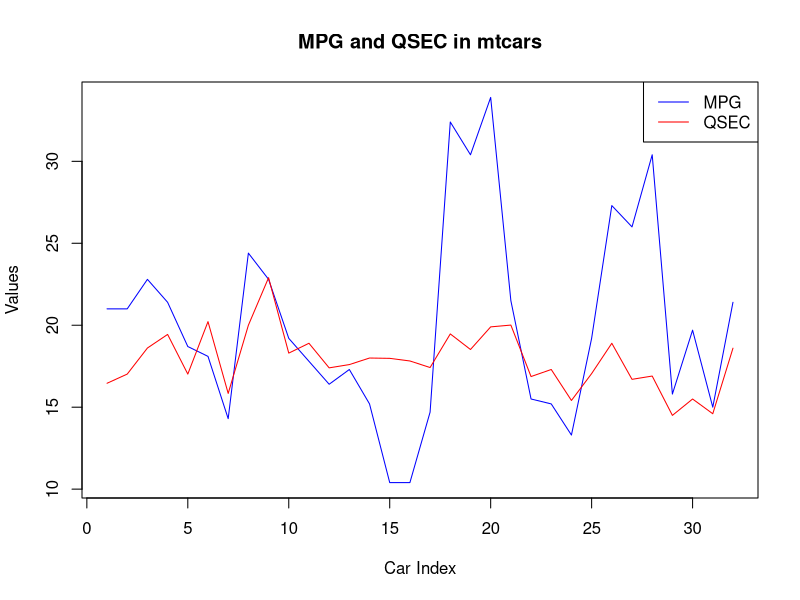

Source code (R):
# Load dataset
data(mtcars)

# Create a sequence for x-axis (Index of cars)
x <- 1:nrow(mtcars)

# Plot multiple lines for 'mpg' and 'qsec' using matplot
matplot(x, cbind(mtcars$mpg, mtcars$qsec), type = "l", lty = 1, col = c("blue", "red"),
        xlab = "Car Index", ylab = "Values", main = "MPG and QSEC in mtcars")

# Add legend
legend("topright", legend = c("MPG", "QSEC"), col = c("blue", "red"), lty = 1)
